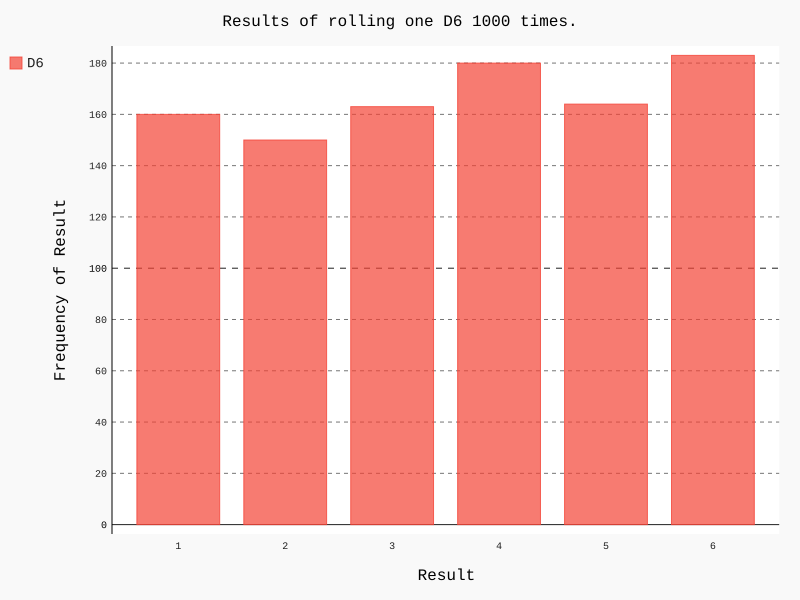

Recreate this plot in Python.
#!/usr/bin/env python
# -*- coding: utf-8 -*-
#
#  die_visual.py
#  
#  Copyright 2018 c5220056 <c5220056@GMPTIC>
#  
#  This program is free software; you can redistribute it and/or modify
#  it under the terms of the GNU General Public License as published by
#  the Free Software Foundation; either version 2 of the License, or
#  (at your option) any later version.
#  
#  This program is distributed in the hope that it will be useful,
#  but WITHOUT ANY WARRANTY; without even the implied warranty of
#  MERCHANTABILITY or FITNESS FOR A PARTICULAR PURPOSE.  See the
#  GNU General Public License for more details.
#  
#  You should have received a copy of the GNU General Public License
#  along with this program; if not, write to the Free Software
#  Foundation, Inc., 51 Franklin Street, Fifth Floor, Boston,
#  MA 02110-1301, USA.
#  
#  

from die import Die
import pygal

die = Die()

results = []
for roll_num in range(1000):
	result = die.roll()
	results.append(result)
	
# analysis results
frequencies = []
for value in range(1, die.num_sides+1):
	frequency = results.count(value)
	frequencies.append(frequency)
	
# make results visual
hist = pygal.Bar()

hist.title = "Results of rolling one D6 1000 times."
hist.x_labels = ['1', '2', '3', '4', '5', '6']
hist.x_title = "Result"
hist.y_title = "Frequency of Result"

hist.add('D6', frequencies)
hist.render_to_file('die_visual.svg')
